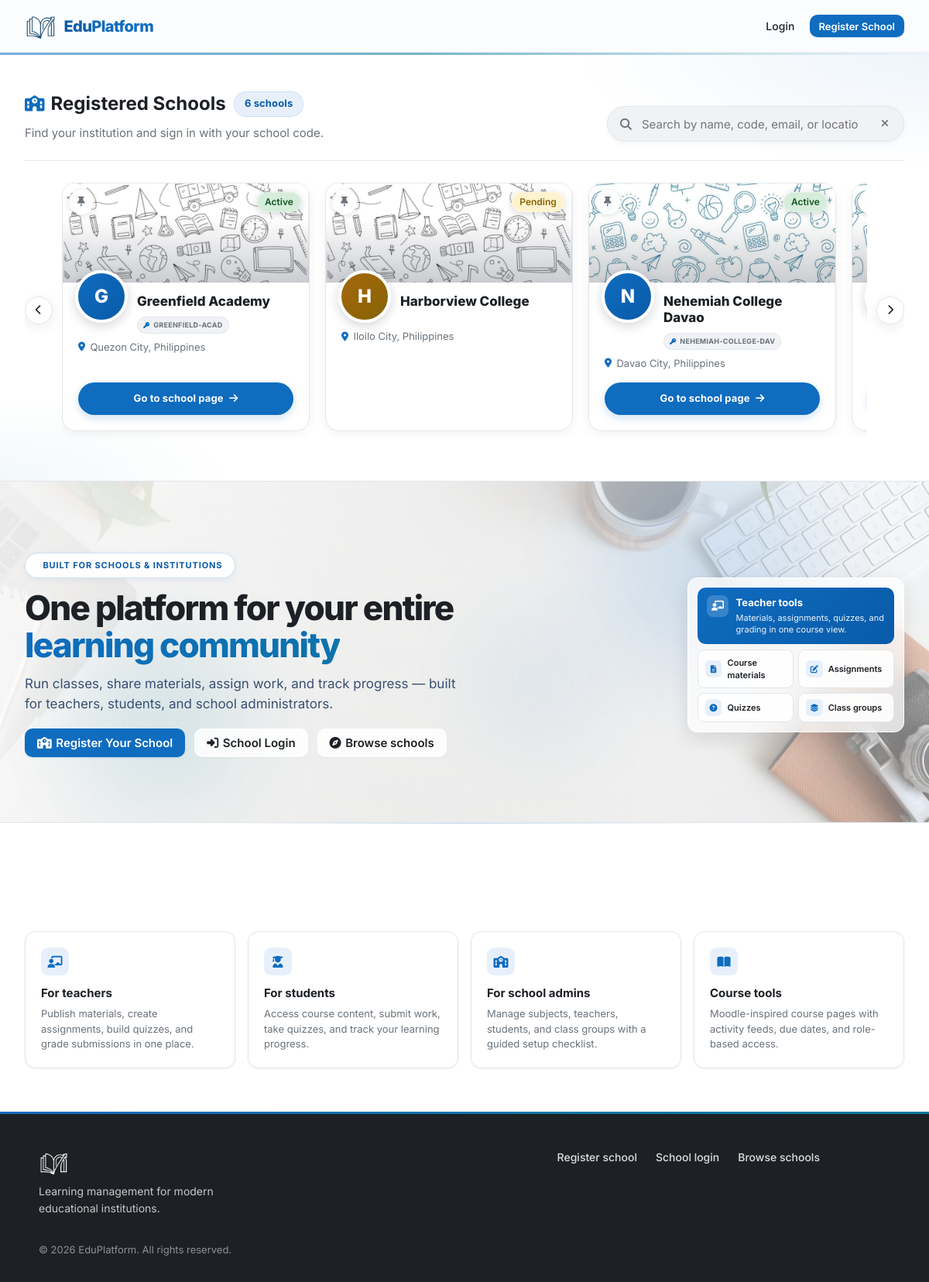
The page / on the database its author committed.
### tables this page shows
CREATE TABLE schools (
    id INT UNSIGNED AUTO_INCREMENT PRIMARY KEY,
    name VARCHAR(255) NOT NULL,
    slug VARCHAR(255) NOT NULL UNIQUE,
    school_code VARCHAR(32) DEFAULT NULL UNIQUE,
    email VARCHAR(255) NOT NULL,
    phone VARCHAR(50) DEFAULT NULL,
    address TEXT DEFAULT NULL,
    cover_image VARCHAR(512) DEFAULT NULL,
    logo_image VARCHAR(512) DEFAULT NULL,
    status ENUM('pending', 'active', 'rejected', 'suspended') NOT NULL DEFAULT 'pending',
    registered_at DATETIME NOT NULL DEFAULT CURRENT_TIMESTAMP,
    approved_at DATETIME DEFAULT NULL,
    approved_by INT UNSIGNED DEFAULT NULL,
    created_at DATETIME NOT NULL DEFAULT CURRENT_TIMESTAMP,
    updated_at DATETIME NOT NULL DEFAULT CURRENT_TIMESTAMP ON UPDATE CURRENT_TIMESTAMP
);

### includes/layout/page_loader.php (called while the page is built, shortened)
<?= siteLogoImg('site-logo site-logo--loader') ?>

### includes/bootstrap.php (called while the page is built, shortened)
<?php
require_once __DIR__ . '/env.php';
require_once __DIR__ . '/helpers.php';
function db(): PDO
{
    static $pdo = null;
    if ($pdo === null) {
        $config = require __DIR__ . '/../config/database.php';
        $dsn = sprintf(
            'mysql:host=%s;dbname=%s;charset=%s',
            $config['host'],
            $config['dbname'],
            $config['charset']
        );
        $pdo = new PDO($dsn, $config['username'], $config['password'], [
            PDO::ATTR_ERRMODE            => PDO::ERRMODE_EXCEPTION,
            PDO::ATTR_DEFAULT_FETCH_MODE => PDO::FETCH_ASSOC,
            PDO::ATTR_EMULATE_PREPARES   => false,
            PDO::MYSQL_ATTR_INIT_COMMAND => "SET time_zone = '+00:00'",
        ]);
    }
    return $pdo;
}

### index.php (the view, shortened to what this page needs)
<?php
require_once __DIR__ . '/includes/bootstrap.php';
$schools = db()->query("SELECT id, name, slug, school_code, email, phone, address, cover_image, logo_image, status, registered_at
    FROM schools
    ORDER BY name ASC")->fetchAll();
$totalSchoolCount = count($schools);
require __DIR__ . '/includes/layout/header.php';
?>
<section class="schools-section" id="schools">
    <div class="container landing-section-container">
        <div class="schools-section-header" data-landing-reveal>
            <div class="schools-section-head">
                <div class="schools-section-title">
                    <h2><i class="fa-solid fa-school"></i> Registered Schools</h2>
                    <?php if ($totalSchoolCount > 0): ?>
                        <span class="schools-count-badge"><?= $totalSchoolCount ?> school<?= $totalSchoolCount !== 1 ? 's' : '' ?></span>
                    <?php endif; ?>
                </div>
                <p class="schools-section-sub">Find your institution and sign in with your school code.</p>
            </div>
            <?php if (!empty($schools)): ?>
                <div class="schools-search-wrap">
                    <div class="schools-search">
                        <i class="fa-solid fa-magnifying-glass" aria-hidden="true"></i>
                        <input
                            type="search"
                            id="schoolSearch"
                            class="form-control schools-search-input"
                            placeholder="Search by name, code, email, or location…"
                            autocomplete="off"
                        >
                        <button type="button" class="schools-search-clear" id="schoolSearchClear" aria-label="Clear search" hidden>
                            <i class="fa-solid fa-xmark"></i>
                        </button>
                    </div>
                </div>
            <?php endif; ?>
        </div>
        <?php if (empty($schools)): ?>
            <div class="empty-state landing-empty">
                <div class="empty-state-icon"><i class="fa-solid fa-school"></i></div>
                <h3>No schools registered yet</h3>
                <p>Be the first to bring your institution to <?= e(APP_NAME) ?>.</p>
                <a href="<?= url('register/school.php') ?>" class="btn btn-primary">Register Your School</a>
            </div>
        <?php else: ?>
            <div class="school-carousel-wrap">
                <button type="button" class="school-carousel-nav school-carousel-nav--prev" id="schoolCarouselPrev" aria-label="Previous schools">
                    <i class="fa-solid fa-chevron-left"></i>
                </button>
                <div class="school-grid school-carousel" id="schoolGrid">
                <?php foreach ($schools as $i => $school):
                    $revealDelay = min(($i % 6) + 1, 6);
                    $searchText = mb_strtolower(implode(' ', array_filter([
                        $school['name'],
                        $school['school_code'] ?? '',
                        $school['email'],
                        $school['phone'] ?? '',
                        $school['address'] ?? '',
                    ])));
                ?>
                <?php
                    $cardClass = 'school-card-modern' . ($school['status'] !== 'active' ? ' is-' . e($school['status']) : '');
                    $cardAttrs = 'class="' . $cardClass . '" data-search="' . e($searchText) . '" data-status="' . e($school['status']) . '" data-landing-reveal data-landing-delay="' . (int) $revealDelay . '"';
                    $isActiveCard = $school['status'] === 'active' && !empty($school['school_code']);
                    $schoolPageUrl = $isActiveCard ? schoolEnrollUrl($school['school_code']) : '';
                    $coverUrl = schoolCoverImageUrl($school);
                ?>
                <div class="school-card-wrap" data-school-id="<?= (int) $school['id'] ?>" data-order="<?= (int) $i ?>">
                    <button
                        type="button"
                        class="school-card-pin"
                        aria-label="Pin school to front"
                        aria-pressed="false"
                        title="Pin to front"
                    >
                        <i class="fa-solid fa-thumbtack"></i>
                    </button>
                <?php if ($isActiveCard): ?>
                <a href="<?= e($schoolPageUrl) ?>" <?= $cardAttrs ?>>
                <?php else: ?>
                <article <?= $cardAttrs ?>>
                <?php endif; ?>
                    <div class="school-card-cover" style="background-image: url('<?= e($coverUrl) ?>')">
                        <span class="badge badge-<?= e($school['status']) ?> school-card-status"><?= e(SCHOOL_STATUSES[$school['status']] ?? ucfirst($school['status'])) ?></span>
                    </div>
                    <div class="school-card-content">
                        <div class="school-card-header">
                            <?= schoolAvatarHtml($school, 'school-avatar') ?>
                            <div class="school-card-identity">
                                <h3><?= e($school['name']) ?></h3>
                                <?php if (!empty($school['school_code']) && $school['status'] === 'active'): ?>
                                    <span class="school-code-tag" title="School login code">
                                        <i class="fa-solid fa-key"></i> <?= e($school['school_code']) ?>
                                    </span>
                                <?php endif; ?>
                            </div>
                        </div>
                        <div class="school-card-meta">
                            <?php if ($school['address']): ?>
                                <p class="school-card-location"><i class="fa-solid fa-location-dot"></i><span><?= e($school['address']) ?></span></p>
                            <?php elseif ($school['phone']): ?>
                                <p class="school-card-location"><i class="fa-solid fa-phone"></i><span><?= e($school['phone']) ?></span></p>
                            <?php else: ?>
                                <p class="school-card-location"><i class="fa-solid fa-calendar"></i><span>Registered <?= formatDate($school['registered_at'], 'M j, Y') ?></span></p>
                            <?php endif; ?>
                        </div>
                        <?php if ($isActiveCard): ?>
                        <span class="school-card-cta">
                            Go to school page <i class="fa-solid fa-arrow-right"></i>
                        </span>
                        <?php endif; ?>
                    </div>
                <?php if ($isActiveCard): ?>
                </a>
                <?php else: ?>
                </article>
                <?php endif; ?>
                </div>
                <?php endforeach; ?>
                </div>
                <button type="button" class="school-carousel-nav school-carousel-nav--next" id="schoolCarouselNext" aria-label="Next schools">
                    <i class="fa-solid fa-chevron-right"></i>
                </button>
            </div>
        <?php endif; ?>
    </div>
</section>
<section class="landing-hero">
    <div class="landing-hero-decor" aria-hidden="true">
        <span class="landing-hero-orb landing-hero-orb--1"></span>
        <span class="landing-hero-orb landing-hero-orb--2"></span>
        <span class="landing-hero-orb landing-hero-orb--3"></span>
    </div>
    <div class="landing-hero-shell">
        <div class="landing-hero-grid">
            <div class="landing-hero-copy">
                <span class="landing-badge" data-landing-hero data-landing-delay="1"><i class="fa-solid fa-sparkles"></i> Built for schools &amp; institutions</span>
                <h1 data-landing-hero data-landing-delay="2">One platform for your entire <span class="text-gradient text-gradient--animated">learning community</span></h1>
                <p class="landing-lead" data-landing-hero data-landing-delay="3">Run classes, share materials, assign work, and track progress — built for teachers, students, and school administrators.</p>
                <div class="landing-hero-actions" data-landing-hero data-landing-delay="4">
                    <a href="<?= url('register/school.php') ?>" class="btn btn-primary btn-lg landing-hero-btn-primary">
                        <i class="fa-solid fa-school"></i> Register Your School
                    </a>
                    <a href="<?= url('login.php') ?>" class="btn btn-ghost btn-lg landing-hero-btn-secondary">
                        <i class="fa-solid fa-right-to-bracket"></i> School Login
                    </a>
                    <a href="<?= url('index.php#schools') ?>" class="btn btn-ghost btn-lg landing-hero-btn-tertiary">
                        <i class="fa-solid fa-compass"></i> Browse schools
                    </a>
                </div>
            </div>
            <div class="landing-hero-panel" aria-label="Platform capabilities">
                <div class="hero-panel-card hero-panel-card--featured">
                    <div class="hero-panel-icon"><i class="fa-solid fa-chalkboard-user"></i></div>
                    <div>
                        <strong>Teacher tools</strong>
                        <p>Materials, assignments, quizzes, and grading in one course view.</p>
                    </div>
                </div>
                <div class="hero-panel-grid">
                    <div class="hero-panel-card">
                        <i class="fa-solid fa-file-lines"></i>
                        <span>Course materials</span>
                    </div>
                    <div class="hero-panel-card">
                        <i class="fa-solid fa-pen-to-square"></i>
                        <span>Assignments</span>
                    </div>
                    <div class="hero-panel-card">
                        <i class="fa-solid fa-circle-question"></i>
                        <span>Quizzes</span>
                    </div>
                    <div class="hero-panel-card">
                        <i class="fa-solid fa-layer-group"></i>
                        <span>Class groups</span>
                    </div>
                </div>
            </div>
        </div>
    </div>
</section>
<section class="landing-features-section">
    <div class="container landing-section-container">
        <div class="features features--landing">
            <article class="feature-card">
                <div class="feature-card-icon"><i class="fa-solid fa-chalkboard-user"></i></div>
                <h3>For teachers</h3>
                <p>Publish materials, create assignments, build quizzes, and grade submissions in one place.</p>
            </article>
            <article class="feature-card">
                <div class="feature-card-icon"><i class="fa-solid fa-user-graduate"></i></div>
                <h3>For students</h3>
                <p>Access course content, submit work, take quizzes, and track your learning progress.</p>
            </article>
            <article class="feature-card">
                <div class="feature-card-icon"><i class="fa-solid fa-school"></i></div>
                <h3>For school admins</h3>
                <p>Manage subjects, teachers, students, and class groups with a guided setup checklist.</p>
            </article>
            <article class="feature-card">
                <div class="feature-card-icon"><i class="fa-solid fa-book-open"></i></div>
                <h3>Course tools</h3>
                <p>Moodle-inspired course pages with activity feeds, due dates, and role-based access.</p>
            </article>
        </div>
    </div>
</section>
<?php require __DIR__ . '/includes/layout/footer.php'; ?>

### includes/helpers.php (shortened to what this page needs)
<?php
function siteLogoPath(): string
{
    return 'assets/img/Gemini_Generated_Image_lt629klt629klt62-removebg-preview.png';
}
function siteLogoUrl(): string
{
    return url(siteLogoPath());
}
function siteLogoImg(string $class = 'site-logo', ?string $alt = null): string
{
    return '<img src="' . e(siteLogoUrl()) . '" alt="' . e($alt ?? APP_NAME) . '" class="' . e($class) . '">';
}
function url(string $path = ''): string
{
    $path = ltrim($path, '/');
    $query = '';
    return BASE_URL . '/' . $path . $query;
}
function schoolEnrollUrl(?string $schoolCode): string
{
    $code = normalizeSchoolCode($schoolCode ?? '');
    return url('schools/' . rawurlencode($code) . '/enroll');
}
function schoolDefaultCoverUrls(): array
{
    return [
        url('assets/img/school-covers/default-1.jpg'),
        url('assets/img/school-covers/default-2.jpg'),
        url('assets/img/school-covers/default-3.jpg'),
        url('assets/img/school-covers/default-4.jpg'),
    ];
}
function schoolCoverImageUrl(array $school): string
{
    $custom = trim((string) ($school['cover_image'] ?? ''));
    $defaults = schoolDefaultCoverUrls();
    $index = abs((int) ($school['id'] ?? 0)) % count($defaults);
    return $defaults[$index];
}
function schoolLogoImageUrl(array $school): ?string
{
    $custom = trim((string) ($school['logo_image'] ?? ''));
    return null;
}
function schoolAvatarInitial(array $school): string
{
    return strtoupper(mb_substr($school['name'] ?? 'S', 0, 1));
}
function schoolAvatarHtml(array $school, string $class): string
{
    $logoUrl = schoolLogoImageUrl($school);
    return '<div class="' . $class . '" aria-hidden="true">' . e(schoolAvatarInitial($school)) . '</div>';
}
function e(?string $value): string
{
    return htmlspecialchars($value ?? '', ENT_QUOTES, 'UTF-8');
}
function normalizeSchoolCode(string $code): string
{
    return strtoupper(trim($code));
}
    ?>

### rows shown on the page
schools: status "Active", name "G", name "Greenfield Academy", school_code "GREENFIELD-ACAD", address "Quezon City, Philippines", shows "Go to school page"
schools: status "Pending", name "H", name "Harborview College", address "Iloilo City, Philippines"
schools: status "Active", name "N", name "Nehemiah College Davao", school_code "NEHEMIAH-COLLEGE-DAV", address "Davao City, Philippines", shows "Go to school page"

### other values the page prints
APP_NAME "EduPlatform"
